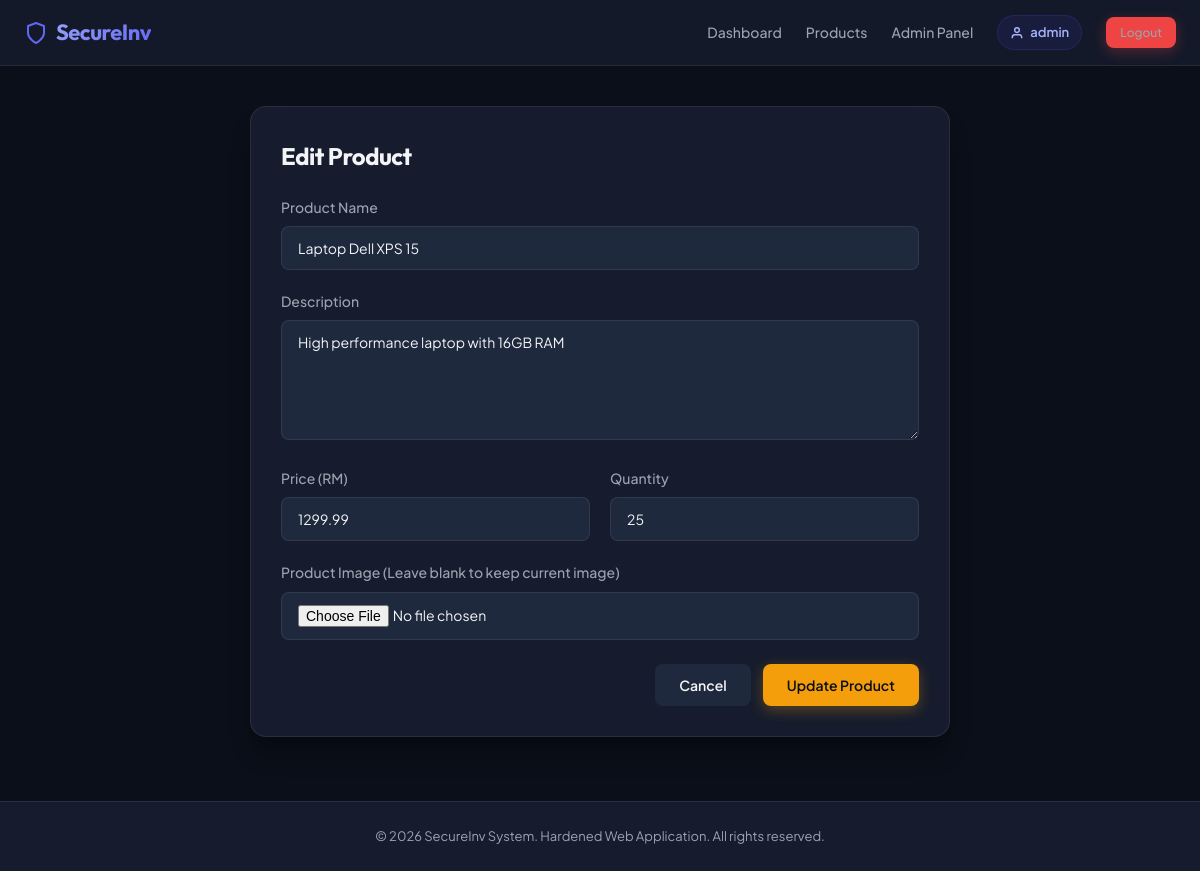
The page /Enhanced/index.php?page=products&action=edit&id=1 (signed in) on the database its author committed.
### tables this page shows
CREATE TABLE IF NOT EXISTS products (
    id INT AUTO_INCREMENT PRIMARY KEY,
    name VARCHAR(100) NOT NULL,
    description TEXT,
    price DECIMAL(10,2) NOT NULL,
    quantity INT NOT NULL DEFAULT 0,
    image VARCHAR(255) DEFAULT NULL,
    user_id INT,
    created_at TIMESTAMP DEFAULT CURRENT_TIMESTAMP,
    FOREIGN KEY (user_id) REFERENCES users(id) ON DELETE SET NULL
);

### Enhanced/Controllers/ProductController.php (called while the page is built, shortened)
<?php
require_once __DIR__ . '/../Models/Product.php';
class ProductController {
    private $productModel;
    public function __construct() {
        $this->productModel = new Product();
    }
    public function edit($id) {
        $id = filter_var($id, FILTER_VALIDATE_INT);
        $product = $this->productModel->getProductById($id);
        require_once __DIR__ . '/../Views/products/edit.php';
    }
}
?>

### Enhanced/config/database.php (called while the page is built)
<?php
return [
    'host' => 'localhost',
    'dbname' => 'inventory_db',
    'username' => 'root',
    'password' => '',
    'charset' => 'utf8mb4',
    'options' => [
        PDO::ATTR_ERRMODE => PDO::ERRMODE_EXCEPTION,
        PDO::ATTR_DEFAULT_FETCH_MODE => PDO::FETCH_ASSOC,
        PDO::ATTR_EMULATE_PREPARES => false,
    ]
];
?>

### Enhanced/Models/Database.php (called while the page is built, shortened)
<?php
class Database {
    private static $instance = null;
    private $pdo;
    private function __construct() {
        try {
            $config = require __DIR__ . '/../config/database.php';
            $dsn = "mysql:host={$config['host']};dbname={$config['dbname']};charset={$config['charset']}";
            $this->pdo = new PDO($dsn, $config['username'], $config['password'], $config['options']);
        } catch (PDOException $e) {
            error_log('Database connection error: ' . $e->getMessage());
            die('A database error occurred. Please try again later.');
        }
    }
    public static function getInstance() {
        if (self::$instance === null) {
            self::$instance = new self();
        }
        return self::$instance;
    }
    public function execute($sql, $params = []) {
        try {
            $stmt = $this->pdo->prepare($sql);
            $stmt->execute($params);
            return $stmt;
        } catch (PDOException $e) {
            error_log('Query error: ' . $e->getMessage());
            throw new Exception('A database error occurred.');
        }
    }
    public function fetchOne($sql, $params = []) {
        $stmt = $this->execute($sql, $params);
        return $stmt->fetch();
    }
}
?>

### Enhanced/Models/Product.php (called while the page is built, shortened)
<?php
require_once __DIR__ . '/Database.php';
class Product {
    private $db;
    public function __construct() {
        $this->db = Database::getInstance();
    }
    public function getProductById($id) {
        $sql = "SELECT products.*, users.username FROM products
                LEFT JOIN users ON products.user_id = users.id
                WHERE products.id = :id";
        return $this->db->fetchOne($sql, [':id' => (int)$id]);
    }
}
?>

### Enhanced/Views/products/edit.php (the view, shortened to what this page needs)
<?php require_once __DIR__ . '/../layout.php'; ?>
<div style="max-width: 700px; margin: 0 auto;">
    <div class="card">
        <h2>Edit Product</h2>
        <form method="POST" action="index.php?page=products&action=update&id=<?php echo htmlspecialchars($product['id'], ENT_QUOTES, 'UTF-8'); ?>" enctype="multipart/form-data">
            <div class="form-group">
                <label for="name">Product Name</label>
                <input type="text" id="name" name="name" class="form-control"
                       required maxlength="100"
                       value="<?php echo htmlspecialchars(isset($_POST['name']) ? $_POST['name'] : $product['name'], ENT_QUOTES, 'UTF-8'); ?>"
                       placeholder="Enter product name">
            </div>
            <div class="form-group">
                <label for="description">Description</label>
                <textarea id="description" name="description" class="form-control"
                          placeholder="Enter product description"><?php echo htmlspecialchars(isset($_POST['description']) ? $_POST['description'] : $product['description'], ENT_QUOTES, 'UTF-8'); ?></textarea>
            </div>
            <div style="display: grid; grid-template-columns: 1fr 1fr; gap: 20px;">
                <div class="form-group">
                    <label for="price">Price (RM)</label>
                    <input type="number" id="price" name="price" class="form-control"
                           required min="0.01" step="0.01"
                           value="<?php echo htmlspecialchars(isset($_POST['price']) ? $_POST['price'] : $product['price'], ENT_QUOTES, 'UTF-8'); ?>"
                           placeholder="0.00">
                </div>
                <div class="form-group">
                    <label for="quantity">Quantity</label>
                    <input type="number" id="quantity" name="quantity" class="form-control"
                           required min="0" step="1"
                           value="<?php echo htmlspecialchars(isset($_POST['quantity']) ? $_POST['quantity'] : $product['quantity'], ENT_QUOTES, 'UTF-8'); ?>"
                           placeholder="0">
                </div>
            </div>
            <div class="form-group" style="margin-bottom: 24px;">
                <label for="image">Product Image (Leave blank to keep current image)</label>
                <input type="file" id="image" name="image" class="form-control" accept="image/jpeg, image/png, image/gif">
            </div>
            <div style="display: flex; gap: 12px; justify-content: flex-end;">
                <a href="index.php?page=products&action=show&id=<?php echo htmlspecialchars($product['id'], ENT_QUOTES, 'UTF-8'); ?>" class="btn" style="background:var(--bg-tertiary); color:var(--text-main);">Cancel</a>
                <button type="submit" class="btn btn-warning">Update Product</button>
            </div>
        </form>
    </div>
</div>

### Enhanced/Views/layout.php (style rules this page uses)
:root { --bg-primary: #0b0f19; --bg-secondary: #161c2d; --bg-tertiary: #1f293d; --accent-primary: #4f46e5; --accent-primary-hover: #4338ca; --accent-success: #10b981; --accent-success-hover: #059669; --accent-danger: #ef4444; --accent-danger-hover: #dc2626; --accent-warning: #f59e0b; --accent-warning-hover: #d97706; --text-main: #f3f4f6; --text-muted: #9ca3af; --border-color: rgba(255, 255, 255, 0.08); --font-display: 'Outfit', sans-serif; --font-body: 'Plus Jakarta Sans', sans-serif; --shadow-sm: 0 1px 2px 0 rgba(0, 0, 0, 0.05); --shadow-md: 0 4px 6px -1px rgba(0, 0, 0, 0.1), 0 2px 4px -1px rgba(0, 0, 0, 0.06); --shadow-lg: 0 10px 15px -3px rgba(0, 0, 0, 0.1), 0 4px 6px -2px rgba(0, 0, 0, 0.05); --shadow-premium: 0 20px 25px -5px rgba(0, 0, 0, 0.3), 0 10px 10px -5px rgba(0, 0, 0, 0.04); }
* { margin: 0; padding: 0; box-sizing: border-box; }
body { font-family: var(--font-body); background: var(--bg-primary); color: var(--text-main); min-height: 100vh; display: flex; flex-direction: column; line-height: 1.6; }
.card { background: var(--bg-secondary); border: 1px solid var(--border-color); border-radius: 16px; padding: 30px; margin-bottom: 24px; box-shadow: var(--shadow-premium); transition: border-color 0.3s ease, box-shadow 0.3s ease; }
h1, h2, h3, h4 { font-family: var(--font-display); color: var(--text-main); font-weight: 700; letter-spacing: -0.5px; margin-bottom: 20px; }
h2 { font-size: 24px; }
.btn { display: inline-flex; align-items: center; justify-content: center; font-family: var(--font-body); font-weight: 600; font-size: 14px; padding: 10px 24px; border-radius: 8px; cursor: pointer; text-decoration: none; transition: all 0.2s cubic-bezier(0.4, 0, 0.2, 1); border: none; outline: none; gap: 8px; }
.btn-warning { background: var(--accent-warning); color: #0b0f19; box-shadow: 0 4px 14px rgba(245, 158, 11, 0.3); }
.form-group { margin-bottom: 20px; }
.form-group label { display: block; margin-bottom: 8px; font-size: 14px; font-weight: 500; color: var(--text-muted); }
.form-control { width: 100%; padding: 12px 16px; background: var(--bg-tertiary); border: 1px solid var(--border-color); border-radius: 8px; color: var(--text-main); font-family: var(--font-body); font-size: 14px; transition: border-color 0.2s ease, box-shadow 0.2s ease; }
textarea.form-control { height: 120px; resize: vertical; }

### rows shown on the page
products: name "Laptop Dell XPS 15", description "High performance laptop with 16GB RAM", price "1299.99", quantity "25"

### other values the page prints
$username "admin"
